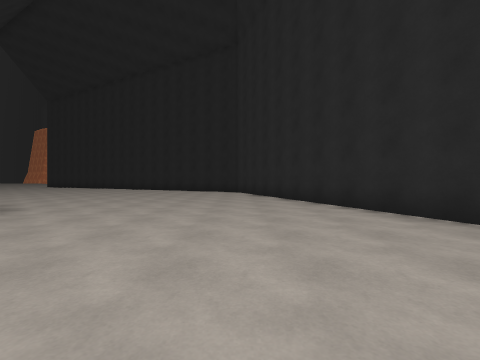
View 1 (above)

17 first-person views from a walk through a scene from a Unity 3-D project. The camera is 1.2 m above the floor, looks level and sees 90° across. The floor is counted in squares, 2 m on a side. Each view is taken from the middle of a square. On the plan, view 1 faces up. The plan holds only what a view shows up to about 9 squares ahead; the rest is blank. The place goes on beyond the plan. The player is left out. Surface patterns are stand-ins for the level's own textures.

View 2
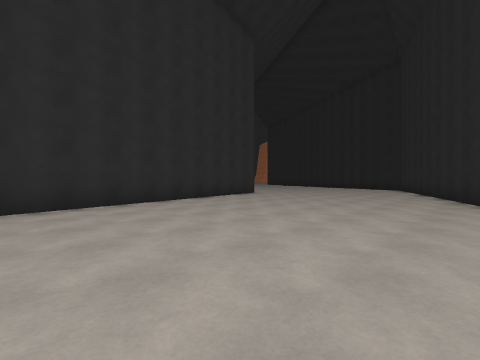

View 3
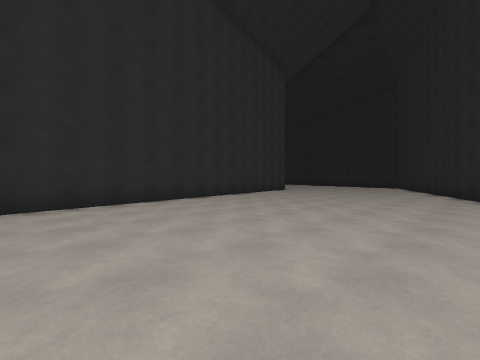

View 4
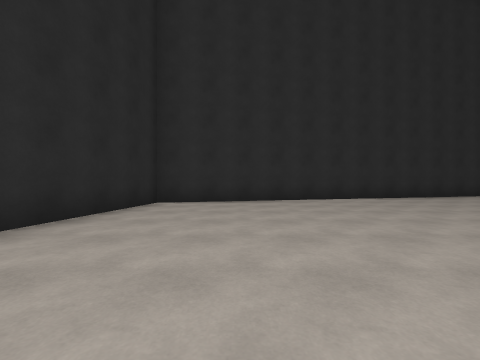

View 5
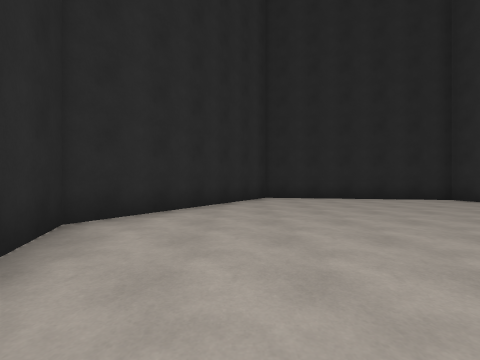

View 6
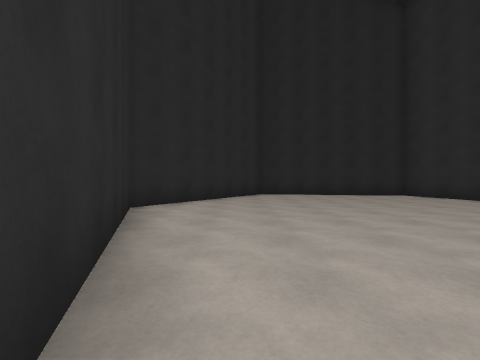

View 7
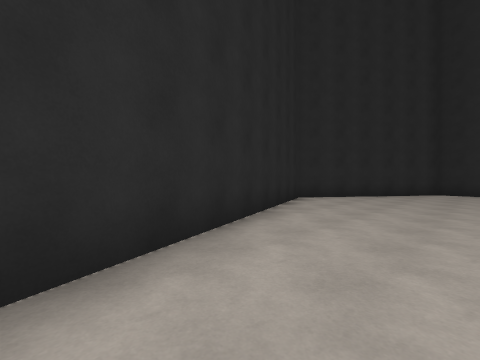

View 8
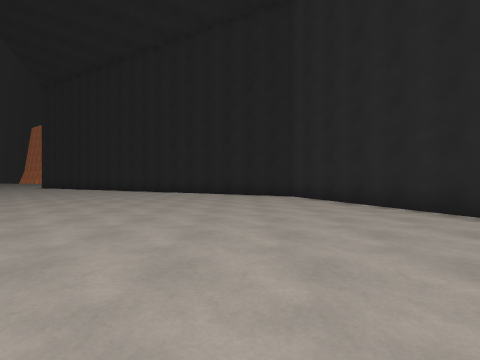

View 9
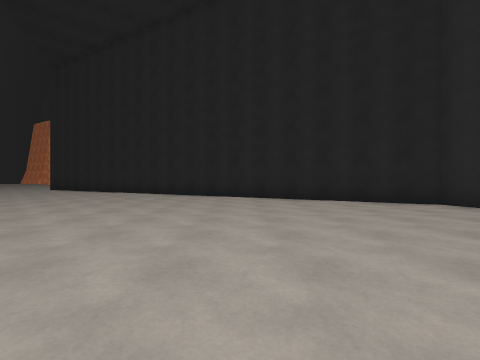

View 10
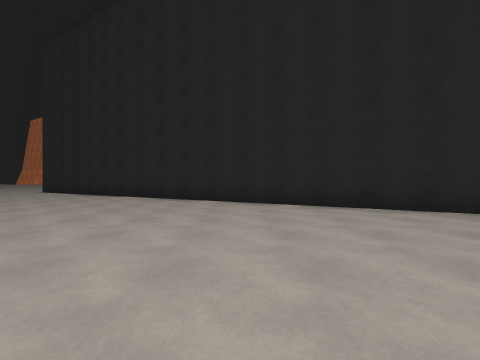

View 11
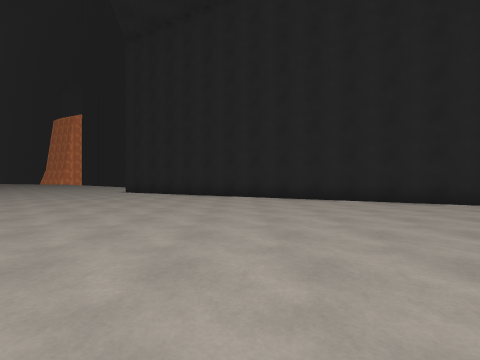

View 12
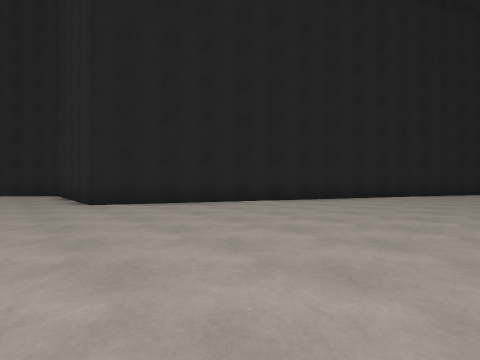

View 13
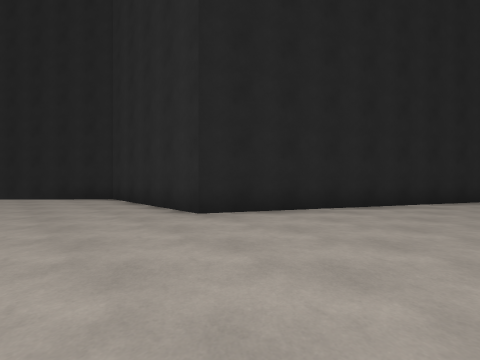

View 14
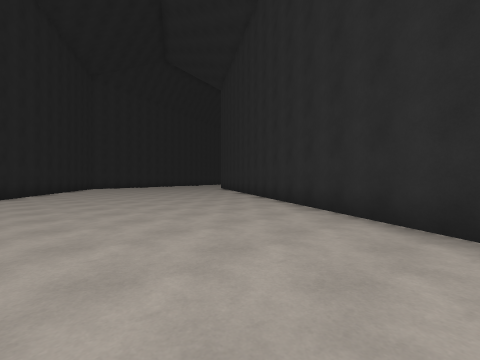

View 15
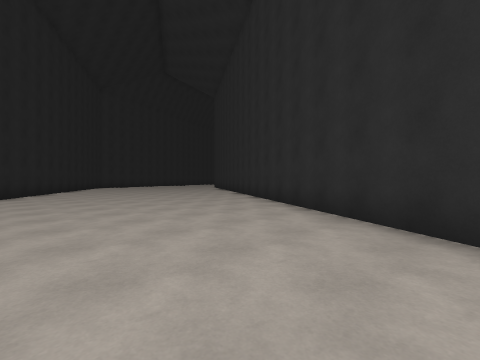

View 16
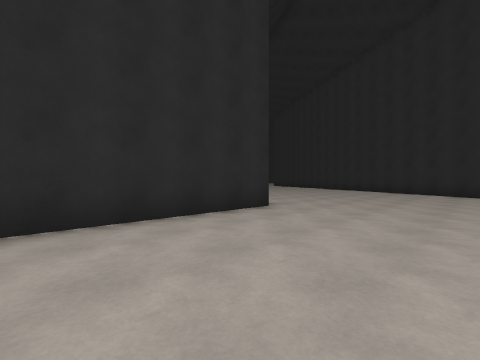

View 17
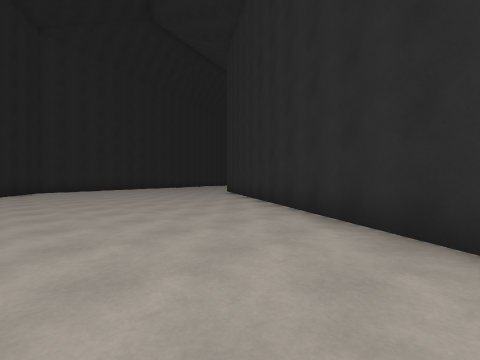

### Floor plan
Points are (right, up) in squares from view 1. A wall is a line through its corners. A room is listed if a view was taken in it or the views show most of it. See-through windows are left out.
Room 1 (views 1, 2, 3, 4, 5, 6, 7, 8, 9, 10, 11, 12, 13, 14, 15, 16, 17)
walls: (-4, 1.7) (-0.3, -14.2) (5.1, -15.1) (8.4, -10.2) (5.6, -2.9); (4, 1.1) (-0.1, 11.8) (-16.5, 20.5) (-16.5, 25.1) (-18.2, 27.5); (-20, 14) (-7.8, 6.5)

Positions as (right, up) in squares from view 1, and headings:
1: (0, 0), facing up
2: (3, -4), facing up-left
3: (4, -8), facing up-left
4: (6, -12), facing left
5: (6, -7), facing down
6: (6, -5), facing down
7: (4, -3), facing down-right
8: (-2, 3), facing up
9: (-5, 6), facing up
10: (-7, 9), facing up
11: (-11, 9), facing up
12: (-18, 14), facing up-right
13: (-19, 17), facing up-right
14: (-18, 16), facing down-right
15: (-20, 17), facing down-right
16: (-20, 25), facing down-right
17: (-14, 13), facing down-right
